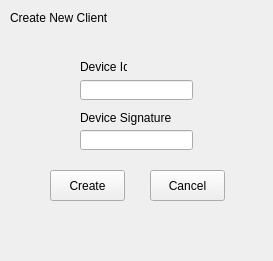
<?xml version="1.0" encoding="UTF-8"?>
<ui version="4.0">
 <class>CreateClientPup</class>
 <widget class="QWidget" name="CreateClientPup">
  <property name="geometry">
   <rect>
    <x>0</x>
    <y>0</y>
    <width>273</width>
    <height>261</height>
   </rect>
  </property>
  <property name="windowTitle">
   <string>Register Client</string>
  </property>
  <property name="windowIcon">
   <iconset>
    <normaloff>icons/pencil-square.svg</normaloff>icons/pencil-square.svg</iconset>
  </property>
  <widget class="QPushButton" name="Button_Create">
   <property name="geometry">
    <rect>
     <x>50</x>
     <y>170</y>
     <width>75</width>
     <height>31</height>
    </rect>
   </property>
   <property name="text">
    <string>Create</string>
   </property>
   <property name="icon">
    <iconset>
     <normaloff>icons/disk.png</normaloff>icons/disk.png</iconset>
   </property>
  </widget>
  <widget class="QPushButton" name="Button_Cancel">
   <property name="geometry">
    <rect>
     <x>150</x>
     <y>170</y>
     <width>75</width>
     <height>31</height>
    </rect>
   </property>
   <property name="text">
    <string>Cancel</string>
   </property>
   <property name="icon">
    <iconset>
     <normaloff>icons/remove.png</normaloff>icons/remove.png</iconset>
   </property>
  </widget>
  <widget class="QLineEdit" name="Input_DeviceId">
   <property name="geometry">
    <rect>
     <x>80</x>
     <y>80</y>
     <width>113</width>
     <height>20</height>
    </rect>
   </property>
   <property name="maxLength">
    <number>5</number>
   </property>
  </widget>
  <widget class="QLineEdit" name="lineEdit_2">
   <property name="geometry">
    <rect>
     <x>80</x>
     <y>130</y>
     <width>113</width>
     <height>20</height>
    </rect>
   </property>
   <property name="maxLength">
    <number>20</number>
   </property>
  </widget>
  <widget class="QLabel" name="Input_Signature">
   <property name="geometry">
    <rect>
     <x>80</x>
     <y>60</y>
     <width>47</width>
     <height>13</height>
    </rect>
   </property>
   <property name="text">
    <string>Device Id</string>
   </property>
  </widget>
  <widget class="QLabel" name="label_2">
   <property name="geometry">
    <rect>
     <x>80</x>
     <y>110</y>
     <width>91</width>
     <height>16</height>
    </rect>
   </property>
   <property name="text">
    <string>Device Signature</string>
   </property>
  </widget>
  <widget class="QLabel" name="label_3">
   <property name="geometry">
    <rect>
     <x>10</x>
     <y>10</y>
     <width>101</width>
     <height>16</height>
    </rect>
   </property>
   <property name="text">
    <string>Create New Client</string>
   </property>
  </widget>
 </widget>
 <resources/>
 <connections/>
</ui>
